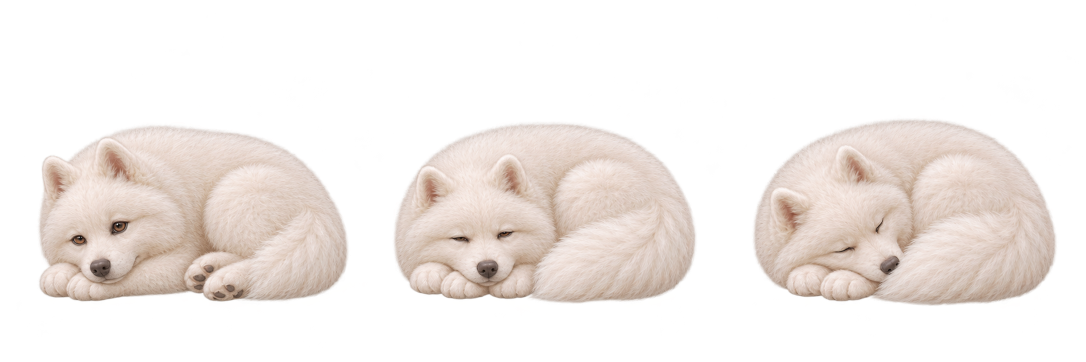
#> input picture art/live2d/review2/perform/rest-inbetweens.png, 2172 x 724 px (shown at 1/2 size)
$ python rest_repair.py
#> lines starting #> are read from the running program, lines starting #| are printed output that depends on the picture
"""Registered inbetweens for the puppy's continuous lying, curl and wake paths."""

from pathlib import Path
import sys, os, json, shutil
from functools import lru_cache
import numpy as np
from PIL import Image
from scipy.interpolate import RBFInterpolator

P = Path(__file__).resolve().parent
sys.path.insert(
    0,
    str(
        Path(os.environ.get("CUTEDOG_REVIEW_PERFORM_OUT", P)).resolve().parent / "deps"
    ),
)
import cv2

Y, X = np.mgrid[:512, :512].astype("f")


def smooth(t):
    t = np.clip(t, 0, 1)
    return t * t * (3 - 2 * t)


def rem(a, x, y):
    return cv2.remap(
        a,
        x.astype("f"),
        y.astype("f"),
        cv2.INTER_LINEAR,
        borderMode=cv2.BORDER_CONSTANT,
    )


def premul(a):
    a = a.astype("f") / 255
    a[:, :, :3] *= a[:, :, 3:]
    return a


def straight(p):
    v = p.copy()
    v[:, :, :3] /= np.maximum(0.001, v[:, :, 3:])
    v[v[:, :, 3] < 0.5 / 255] = 0
    return np.rint(np.clip(v, 0, 1) * 255).astype("u1")


outdir = Path(os.environ.get("CUTEDOG_REVIEW_PERFORM_OUT", P)).resolve()
ref = outdir / "rest-repair-registered"
ref.mkdir(exist_ok=True, parents=True)


def prepare():
    im = np.asarray(Image.open(P / "rest-inbetweens.png").convert("RGBA"))
#> im is the input picture: shape (724, 2172, 4); mean R, G, B, A 83.7, 76.8, 72.3, 87.1
    a = im[:, :, 3]
    n, l, stats, cent = cv2.connectedComponentsWithStats((a > 70).astype("u1"))
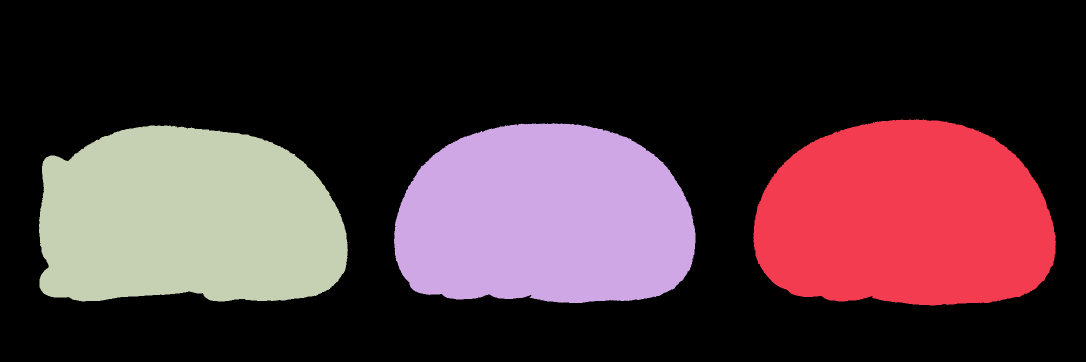
#> l: shape (724, 2172) int32 (shown at 1/2 size); 4 distinct labels, from 0 to 3; one colour per label, 0 black
#> n = 4; stats = [[0, 0, 2172, 724, 1024479], [1507, 239, 605, 372, 183706], [788, 246, 603, 360, 180174], [78, 251, 618, 352, 184169]]; cent = [[1082.7, 321.1], [1810.1, 435.5], [1089.2, 436.6], [374.6, 438.7]]
    boxes = [(i, tuple(b[:4])) for i, b in enumerate(stats) if i and b[4] > 5000]
#> boxes = [(1, (1507, 239, 605, 372)), (2, (788, 246, 603, 360)), (3, (78, 251, 618, 352))]
    boxes.sort(key=lambda v: v[1][0])
    rr = [
        ("CurlA", (67, 252, 440, 428), 0, -4),
        ("CurlB", (73, 246, 432, 428), 0, -6),
        ("CurlC", (77, 239, 427, 428), -21, 0),
    ]
    for (n, (x0, y0, x1, y1), hdx, hdy), (i, (x, y, w, h)) in zip(rr, boxes):
        patch = im[y - 4 : y + h + 4, x - 4 : x + w + 4]
        src = premul(patch)
        sx = (x1 - x0) / w
        sy = (y1 - y0) / h
        head = (1 - smooth((X - 198) / 107)) * smooth((Y - 259) / 70)
        xmap = (X - x0 - hdx * head) / sx + 4
        ymap = (Y - y0 - hdy * head) / sy + 4
        v = straight(rem(src, xmap, ymap))
        Image.fromarray(v).save(ref / (n + ".png"))
#> this loop made 3 passes
#> (n, x0, y0, x1, hdx, hdy, i, x) on passes 1 to 3: ('CurlA', 67, 252, 440, 0, -4, 3, 78), ('CurlB', 73, 246, 432, 0, -6, 2, 788), ('CurlC', 77, 239, 427, -21, 0, 1, 1507)
#> pass 1, in smooth, `t = np.clip(t, 0, 1)`:
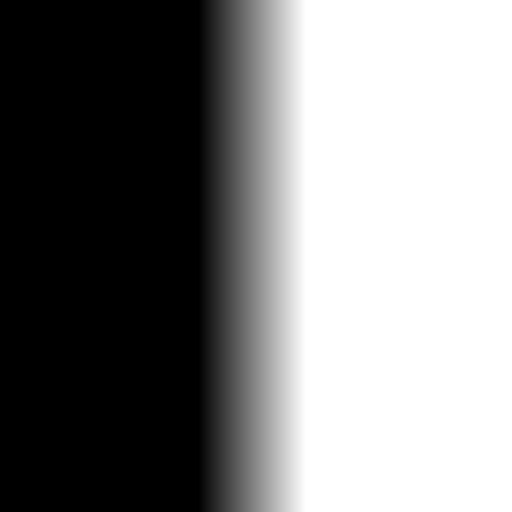
#> t: shape (512, 512) float32; min 0, max 1, mean 0.508
#> after the loop:
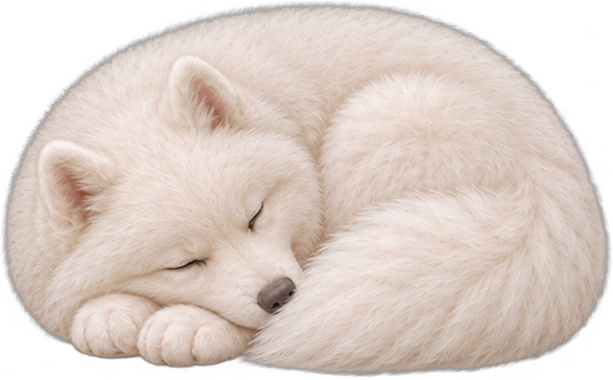
#> src: shape (380, 613, 4) float32; mean R, G, B, A 0.666, 0.613, 0.583, 0.771; transparent parts drawn white
    im2 = np.asarray(Image.open(P / "lowering-roll-inbetweens.png").convert("RGBA"))
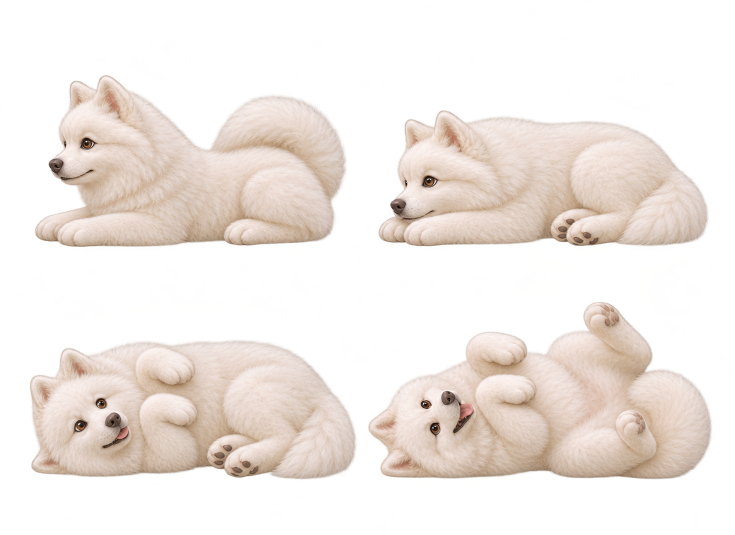
#> input picture art/live2d/review2/perform/lowering-roll-inbetweens.png, 1470 x 1070 px (shown at 1/2 size)
#> im2 is the input picture: shape (1070, 1470, 4); mean R, G, B, A 111.1, 101, 92.8, 97.5
    _, _, stats2, _ = cv2.connectedComponentsWithStats((im2[:, :, 3] > 68).astype("u1"))
#> stats2 = [[0, 0, 1470, 1070, 959215], [70, 150, 623, 344, 154340], [757, 220, 659, 273, 141726], [737, 604, 686, 354, 163720], [60, 680, 653, 279, 153899]]
    top = sorted(
        [z for z in stats2[1:] if z[4] > 5000 and z[1] < im2.shape[0] // 2],
        key=lambda z: z[0],
    )
#> top = [[70, 150, 623, 344, 154340], [757, 220, 659, 273, 141726]]
    for (name, (l, t, r, b)), box in zip(
        [("LowerA", (64, 207, 440, 428)), ("LowerB", (63, 252, 446, 428))], top
    ):
        x, y, w, h = box[:4]
        a = premul(im2[y - 4 : y + h + 4, x - 4 : x + w + 4])
        mx = 4 + (X - l) * w / (r - l)
        my = 4 + (Y - t) * h / (b - t)
        new = straight(rem(a, mx, my))
        Image.fromarray(new).save(ref / (name + ".png"))
#> this loop made 2 passes
#> (name, l, t, r, b, box, x, y) on passes 1 to 2: ('LowerA', 64, 207, 440, 428, [70, 150, 623, 344, 154340], 70, 150), ('LowerB', 63, 252, 446, 428, [757, 220, 659, 273, 141726], 757, 220)
#> pass 1, in prepare, `my = 4 + (Y - t) * h / (b - t)`:
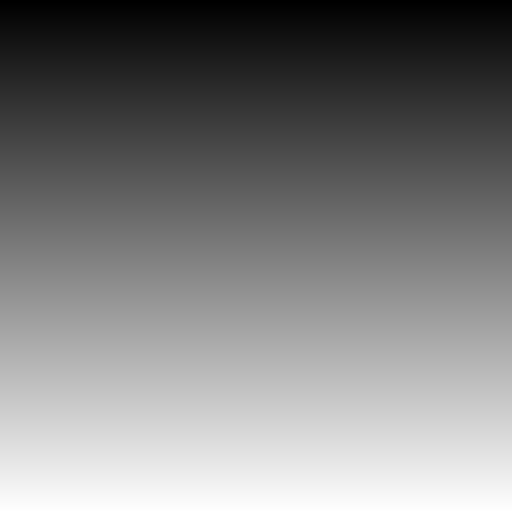
#> my: shape (512, 512) float32; min -318.2, max 477.2, mean 79.5; drawn with min black and max white
#> after the loop:
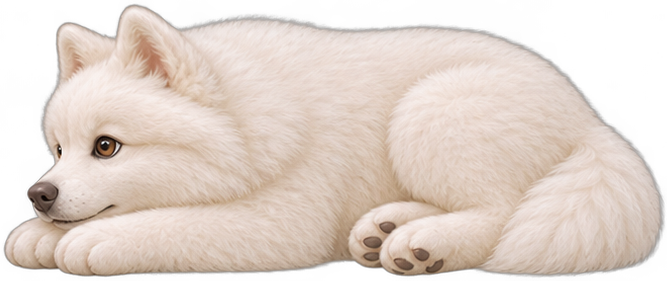
#> a: shape (281, 667, 4) float32; mean R, G, B, A 0.646, 0.594, 0.56, 0.74; transparent parts drawn white
#> after the loop:
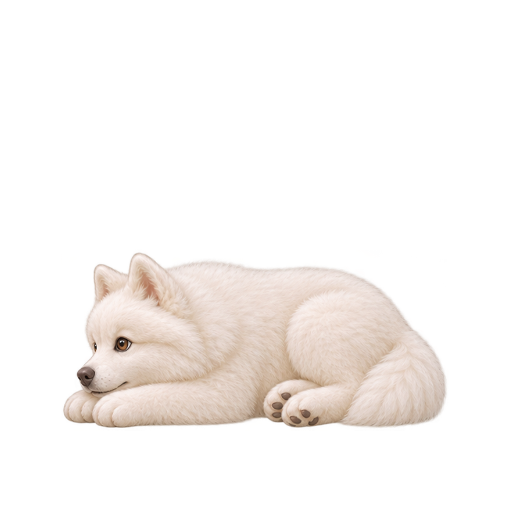
#> new: shape (512, 512, 4); mean R, G, B, A 51.8, 48, 45.2, 50.6; transparent parts drawn white


@lru_cache(None)
def registered(n):
    f = (
        ref / (n + ".png")
        if n.startswith(("Curl", "Lower"))
        else outdir / "registered" / (n + ".png")
    )
    return np.array(Image.open(f).convert("RGBA"))


# Eyes and ear tips are indexed by the dog's unchanged anatomical side, including when its head rolls through profile.
# F arrays: left/right eyes, nose, left/right lip, chin, left/right ears, center crown, left/right cheeks, neck, chest/front limb, rear toes, croup, two tail landmarks, back.
LM = {
    "Lie": [
        (108, 236),
        (145.7, 242.2),
        (100.4, 259.5),
        (110, 278),
        (150, 270),
        (118, 292),
        (151, 173),
        (187, 174),
        (169, 195),
        (105, 232),
        (215, 252),
        (209, 302),
        (174, 363),
        (82, 413),
        (122, 420),
        (306, 414),
        (332, 419),
        (348, 343),
        (354, 231),
        (431, 321),
        (256, 301),
    ],
    "Rest": [
        (86.6, 358.9),
        (113.3, 351.3),
        (80.7, 388.3),
        (90, 397),
        (123, 383),
        (98, 400),
        (81, 289),
        (117, 266),
        (106, 300),
        (75, 349),
        (202, 343),
        (207, 323),
        (193, 389),
        (84, 414),
        (130, 417),
        (281, 404),
        (301, 416),
        (335, 322),
        (413, 337),
        (435, 395),
        (262, 268),
    ],
    "CurlA": [
        (114.7, 362.1),
        (162.6, 349.4),
        (142.7, 392.7),
        (116, 397),
        (183, 381),
        (146, 403),
        (83, 282),
        (148, 265),
        (125, 292),
        (74, 351),
        (221, 343),
        (225, 314),
        (206, 393),
        (97, 411),
        (142, 418),
        (263, 403),
        (290, 417),
        (334, 319),
        (411, 335),
        (428, 391),
        (264, 254),
    ],
    "CurlB": [
        (153, 357),
        (204.1, 352.4),
        (184.4, 389.7),
        (158, 397),
        (208, 385),
        (183, 402),
        (111, 289),
        (184, 278),
        (150, 293),
        (81, 354),
        (251, 349),
        (246, 310),
        (222, 390),
        (127, 407),
        (166, 416),
        (233, 401),
        (253, 414),
        (332, 309),
        (389, 355),
        (413, 393),
        (260, 248),
    ],
    "CurlC": [
        (163.5, 371),
        (200.4, 348.4),
        (215.5, 389.1),
        (189, 399),
        (224, 390),
        (201, 403),
        (88, 310),
        (168, 266),
        (133, 289),
        (77, 358),
        (239, 347),
        (244, 311),
        (218, 390),
        (139, 409),
        (176, 419),
        (227, 401),
        (242, 413),
        (330, 306),
        (367, 352),
        (415, 394),
        (261, 241),
    ],
    "Sleep": [
        (170.3, 370.6),
        (203.9, 347),
        (213, 390.4),
        (192, 399),
        (223, 391),
        (205, 405),
        (91, 314),
        (167, 257),
        (134, 289),
        (89, 360),
        (245, 344),
        (251, 312),
        (221, 389),
        (146, 410),
        (179, 419),
        (230, 398),
        (246, 414),
        (333, 311),
        (357, 359),
        (402, 392),
        (258, 237),
    ],
}
LM["LowerA"] = [
    (100.2, 295.6),
    (126.8, 294.9),
    (89.6, 325.1),
    (98, 340),
    (129.5, 331),
    (104, 344),
    (115, 216),
    (148, 210),
    (135, 233),
    (95, 295),
    (204, 303),
    (207, 324),
    (179, 372),
    (83, 410),
    (124, 418),
    (305, 411),
    (326, 417),
    (349, 342),
    (345, 237),
    (430, 325),
    (258, 302),
]
LM["LowerB"] = [
    (94.9, 346.2),
    (121.5, 343.7),
    (86.2, 378),
    (93, 391),
    (122.6, 383.5),
    (101, 394),
    (99, 265),
    (139, 254),
    (122, 278),
    (86, 337),
    (210, 340),
    (211, 319),
    (196, 388),
    (83, 413),
    (126, 417),
    (283, 403),
    (304, 417),
    (337, 311),
    (419, 335),
    (436, 394),
    (262, 267),
]
LM = {k: np.array(v, float) for k, v in LM.items()}
NOSE_SIZE = {
    "Lie": (18, 16),
    "Rest": (17, 15),
    "CurlA": (24, 19),
    "CurlB": (24, 16),
    "CurlC": (23, 17),
    "Sleep": (20, 20),
}
EYESIZE = {
    "Lie": [(4, 7), (18, 14)],
    "Rest": [(3, 7), (18, 14)],
    "CurlA": [(18, 8), (19, 13)],
    "CurlB": [(19, 4), (18, 6)],
    "CurlC": [(20, 3), (12, 5)],
    "Sleep": [(16, 3), (15, 4)],
}
NOSE_SIZE.update(LowerA=(18, 19), LowerB=(18, 18))
EYESIZE.update(LowerA=[(4, 8), (19, 14)], LowerB=[(4, 8), (18, 14)])
STATIC = np.array(
    [
        (-45, -45),
        (150, -45),
        (315, -45),
        (556, -45),
        (-45, 129),
        (557, 129),
        (-45, 299),
        (557, 299),
        (-45, 505),
        (552, 505),
        (155, 554),
        (335, 554),
    ],
    float,
)
Gy, Gx = np.mgrid[:519:6, :519:6]
GRID = np.stack((Gx.ravel(), Gy.ravel()), axis=1)
from scipy.interpolate import PchipInterpolator


def rol(M):
    vec = M[1] - M[0]
    return np.arctan2(vec[1], vec[0])


def basis(theta):
    return np.array([[np.cos(theta), np.sin(theta)], [-np.sin(theta), np.cos(theta)]])


def add_marks(name, M):
    q = list(M)
    ang = rol(M)
    rot = basis(ang)
    for i, (w, h) in enumerate(EYESIZE[name]):
        for u, v in [(-0.48, 0), (0.48, 0), (0, -0.45), (0, 0.45)]:
            q.append(M[i] + np.array((u * w, v * h)) @ rot)
    w, h = NOSE_SIZE[name]
    for u, v in [
        (-0.46, 0),
        (0.46, 0),
        (0, -0.46),
        (0, 0.46),
        (-0.28, -0.30),
        (0.28, -0.30),
    ]:
        q.append(M[2] + np.array((u * w, v * h)) @ rot)
    for i in (13, 14, 15, 16):
        q.append(M[i] + [-7, -3])
        q.append(M[i] + [7, -3])
        q.append(M[i] + [0, -10])
    return np.array(q)


AUG = {k: add_marks(k, m) for k, m in LM.items()}


# [104 lines left out: functions field, gray, distance, cleansed, split_tail, orbit_plume and 1 more, not called in this run]


class Pair:
    # [62 lines left out: functions __init__, make, not called in this run]


pair = lru_cache(None)(Pair)
NAMES = ["Rest", "CurlA", "CurlB", "CurlC", "Sleep"]
KNOT = np.array([0, 0.36, 0.65, 0.865, 1])
SHAPE = PchipInterpolator(KNOT, np.array([AUG[n] for n in NAMES]), axis=0)


def curl(t):
    if t <= 0:
        return registered("Rest")
    if t >= 1:
        return registered("Sleep")
    i = min(3, int(np.searchsorted(KNOT, t, side="right") - 1))
    u = (t - KNOT[i]) / (KNOT[i + 1] - KNOT[i])
    return pair(NAMES[i], NAMES[i + 1]).make(u, SHAPE(t))


LOW = ["Lie", "LowerA", "LowerB", "Rest"]
LOWK = np.array([0, 0.44, 0.83, 1])
LOWP = PchipInterpolator(LOWK, np.array([AUG[n] for n in LOW]), axis=0)


# [8 lines left out: function lower, not called in this run]


def phase(which, t):
    return curl(t) if which == "curl" else lower(t)


REFS = {
    "curl": [(0, 31, "curl", False)],
    "uncurl": [(0, 36, "curl", True)],
    "fall_asleep": [(0, 37, "curl", False)],
    "wake": [(14, 36, "curl", True), (36, 57, "lower", True)],
    "side_lie": [(0, 28, "lower", False)],
    "side_to_lie": [(0, 28, "lower", True)],
}


def generate(names):
    for n in names:
        folder = outdir / n
        folder.mkdir(exist_ok=True)
        done = 0
        for start, end, kind, reverse in REFS[n]:
            for i in range(start, end + 1):
                u = (i - start) / (end - start)
                v = float(smooth(1 - u if reverse else u))
                a = phase(kind, v)
                path = folder / f"{i:05}.webp"
                canonical_names = {"curl": ("Rest", "Sleep"), "lower": ("Lie", "Rest")}
                canon = (
                    canonical_names[kind][0 if v == 0 else 1]
                    if v == 0 or v == 1
                    else None
                )
                if canon in ("Rest", "Sleep", "Lie"):
                    idle = {
                        "Rest": "side_lie_idle",
                        "Sleep": "sleep",
                        "Lie": "lie_idle",
                    }[canon]
                    exact = outdir / idle / "00000.webp"
                    if exact.is_file():
                        shutil.copyfile(exact, path)
                    else:
                        Image.fromarray(straight(premul(a))).save(
                            path, lossless=True, exact=True, method=1
                        )
                else:
                    Image.fromarray(a).save(path, lossless=True, exact=True, method=1)
                done += 1
        print(n, done, flush=True)


# [96 lines left out: functions check, set_boundaries, sheet, not called in this run]


if __name__ == "__main__":
    prepare()
#> (the run stopped early here; a loop or call above may not have finished)
